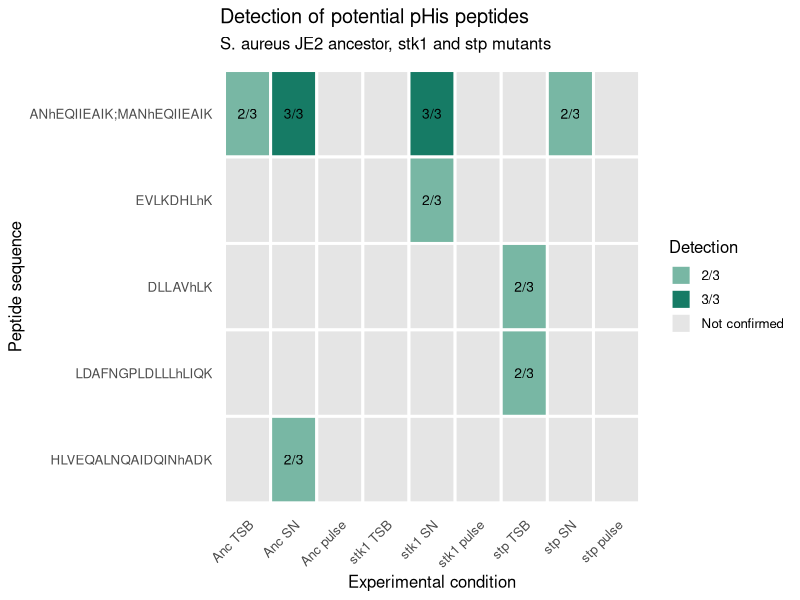

Write the R code that produced this figure.
#plot to show contitions and peptide name

library(ggplot2)
library(dplyr)
library(tidyr)

peptides <- c(
  "ANhEQIIEAIK;MANhEQIIEAIK",
  "EVLKDHLhK",
  "DLLAVhLK",
  "LDAFNGPLDLLLhLIQK",
  "HLVEQALNQAIDQINhADK"
)

conditions <- c(
  "Anc TSB", "Anc SN", "Anc pulse",
  "stk1 TSB", "stk1 SN", "stk1 pulse",
  "stp TSB", "stp SN", "stp pulse"
)

# Only previously confirmed counts
counts <- matrix(NA_integer_, nrow = 5, ncol = 9)

counts[1, c(1, 2, 5, 8)] <- c(2, 3, 3, 2)
counts[2, 5] <- 2
counts[3, 7] <- 2
counts[4, 7] <- 2
counts[5, 2] <- 2

rownames(counts) <- peptides
colnames(counts) <- conditions

plot_data <- as.data.frame(as.table(counts))
names(plot_data) <- c("Peptide", "Condition", "Replicates")

plot_data <- plot_data %>%
  mutate(
    Condition = factor(Condition, levels = conditions),
    Peptide = factor(Peptide, levels = rev(peptides)),
    Detection = case_when(
      Replicates == 3 ~ "3/3",
      Replicates == 2 ~ "2/3",
      TRUE ~ "Not confirmed"
    )
  )

ggplot(plot_data,
       aes(x = Condition, y = Peptide, fill = Detection)) +
  geom_tile(color = "white", linewidth = 1) +
  geom_text(
    aes(label = ifelse(is.na(Replicates), "",
                       paste0(Replicates, "/3"))),
    size = 3.5
  ) +
  scale_fill_manual(
    values = c(
      "3/3" = "#167b65",
      "2/3" = "#78b7a4",
      "Not confirmed" = "grey90"
    )
  ) +
  labs(
    title = "Detection of potential pHis peptides",
    subtitle = "S. aureus JE2 ancestor, stk1 and stp mutants",
    x = "Experimental condition",
    y = "Peptide sequence",
    fill = "Detection"
  ) +
  theme_minimal(base_size = 12) +
  theme(
    axis.text.x = element_text(angle = 45, hjust = 1),
    panel.grid = element_blank()
  )
